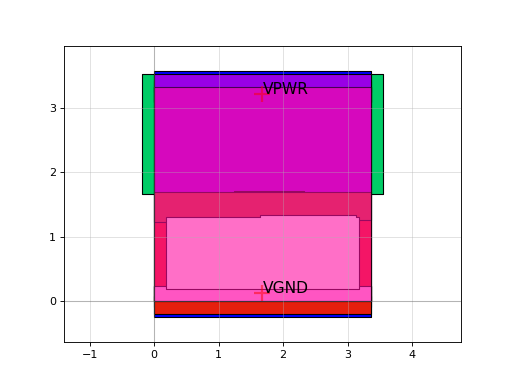

This figure's Python source:
import sky130

c = sky130.components.sky130_fd_sc_hs__nand3_2()
c.plot()
